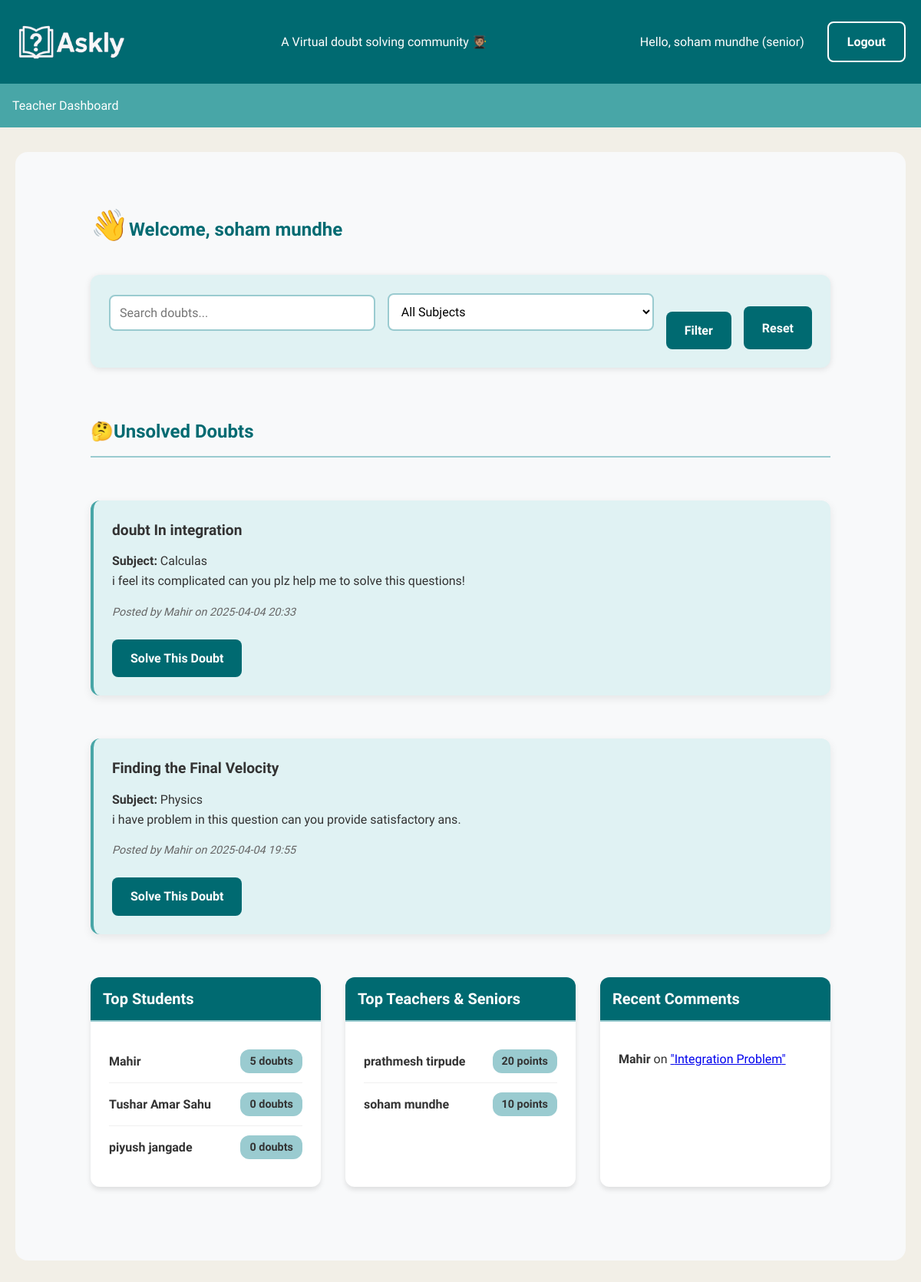
Before: /teacher_dashboard (signed in) with the older database file.
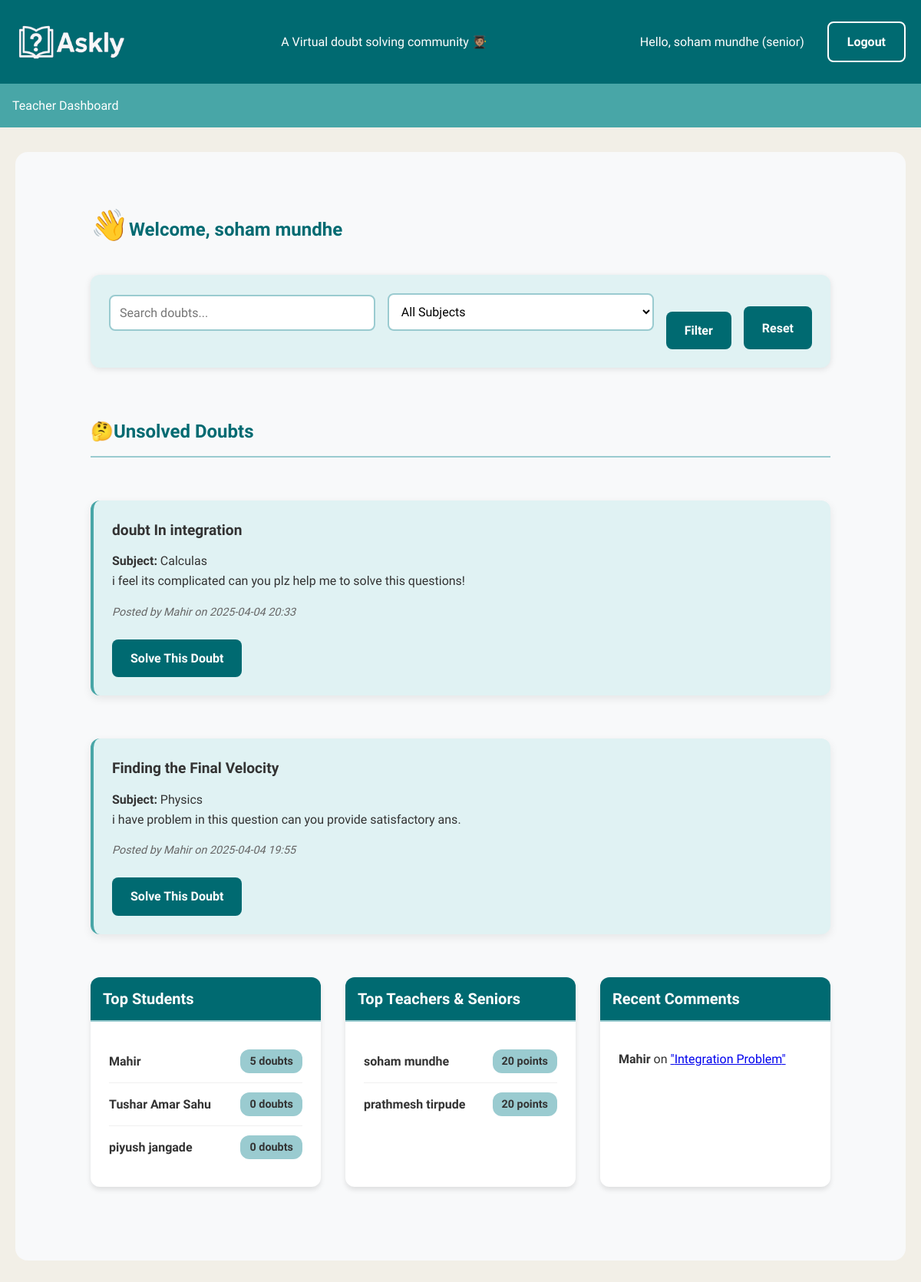
After: the same page with the newer database file.
### app.py (models this page shows, shortened)
class User(db.Model):
    id = db.Column(db.Integer, primary_key=True)
    name = db.Column(db.String(100), nullable=False)
    email = db.Column(db.String(100), unique=True, nullable=False)
    password = db.Column(db.String(100), nullable=False)
    role = db.Column(db.String(20), default='student')  # 'student', 'teacher' or 'senior'
    points = db.Column(db.Integer, default=0)
    doubts_posted = db.Column(db.Integer, default=0)
    doubts = db.relationship('Doubt', backref='author', lazy=True)
    solutions = db.relationship('Solution', backref='solver', lazy=True)
    votes = db.relationship('Vote', backref='voter', lazy=True)
    comments = db.relationship('Comment', backref='commenter', lazy=True)

class Doubt(db.Model):
    id = db.Column(db.Integer, primary_key=True)
    title = db.Column(db.String(200), nullable=False)
    description = db.Column(db.Text, nullable=False)
    subject = db.Column(db.String(50), nullable=False)  # Added subject field
    image_path = db.Column(db.String(300))
    created_at = db.Column(db.DateTime, default=datetime.utcnow)
    user_id = db.Column(db.Integer, db.ForeignKey('user.id'), nullable=False)
    solved = db.Column(db.Boolean, default=False)
    solutions = db.relationship('Solution', backref='doubt', lazy=True)
    comments = db.relationship('Comment', backref='doubt', lazy=True)

class Comment(db.Model):
    id = db.Column(db.Integer, primary_key=True)
    text = db.Column(db.Text, nullable=False)
    created_at = db.Column(db.DateTime, default=datetime.utcnow)
    user_id = db.Column(db.Integer, db.ForeignKey('user.id'), nullable=False)
    doubt_id = db.Column(db.Integer, db.ForeignKey('doubt.id'), nullable=False)

### app.py (the view)
@app.route('/teacher_dashboard')
@role_required(['teacher', 'senior'])
def teacher_dashboard():
    teacher = User.query.get(session['user_id'])
    subject_filter = request.args.get('subject', '')
    search_query = request.args.get('search', '')
    query = Doubt.query.filter_by(solved=False)
    if subject_filter:
        query = query.filter_by(subject=subject_filter)
    if search_query:
        query = query.filter(Doubt.title.contains(search_query) |
               Doubt.description.contains(search_query))
    unsolved_doubts = query.order_by(Doubt.created_at.desc()).all()
    subjects = db.session.query(Doubt.subject).distinct().all()
    subjects = [s[0] for s in subjects]
    teacher_solution_ids = [s.id for s in teacher.solutions]
    recent_comments = Comment.query.join(Doubt).filter(
        Doubt.solutions.any(Solution.id.in_(teacher_solution_ids))
    ).order_by(Comment.created_at.desc()).limit(5).all()
    top_students = User.query.filter_by(role='student').order_by(User.doubts_posted.desc()).limit(5).all()
    top_teachers = User.query.filter(User.role.in_(['teacher', 'senior'])).order_by(User.points.desc()).limit(5).all()
    return render_template('teacher_dashboard.html',
                         unsolved_doubts=unsolved_doubts,
                         subjects=subjects,
                         current_subject=subject_filter,
                         search_query=search_query,
                         teacher=teacher,
                         recent_comments=recent_comments,
                         top_students=top_students,
                         top_teachers=top_teachers)

### app.py (called while the page is built)
def role_required(roles):
    def decorator(f):
        @wraps(f)
        def decorated_function(*args, **kwargs):
            if 'email' not in session:
                flash('Please login to view this page', 'error')
                return redirect(url_for('login'))
            user = User.query.filter_by(email=session['email']).first()
            if user.role not in roles:
                flash('You do not have permission to view this page', 'error')
                return redirect(url_for('dashboard'))
            return f(*args, **kwargs)
        return decorated_function
    return decorator

### templates/teacher_dashboard.html (shortened to what this page needs)
{% extends "base.html" %}
{% block content %}
<div class="teacher-dashboard">
    <div class="dashboard-container">
        <h2 style="color: #006A71;"><span style="font-size: 40px;">👋</span>Welcome, {{ teacher.name }}</h2>
        <div class="filter-section">
            <form method="GET" class="filter-form">
                <div class="form-group">
                    <input type="text" name="search" placeholder="Search doubts..." value="{{ search_query }}">
                </div>
                <div class="form-group">
                    <select name="subject">
                        <option value="">All Subjects</option>
                    </select>
                </div>
                <button type="submit" class="btn">Filter</button>
                <a href="{{ url_for('teacher_dashboard') }}" class=" btn rst-btn ">Reset</a>
            </form>
        </div>
    <h2 class="section-title">🤔Unsolved Doubts</h2>
    {% if unsolved_doubts %}
        {% for doubt in unsolved_doubts %}
        <div class="doubt-card">
            <h4>{{ doubt.title }}</h4>
            <p><strong>Subject:</strong> {{ doubt.subject }}</p>
            <p>{{ doubt.description }}</p>
            <p class="meta">Posted by {{ doubt.author.name }} on {{ doubt.created_at.strftime('%Y-%m-%d %H:%M') }}</p>
            <a href="{{ url_for('solve_doubt', doubt_id=doubt.id) }}" class="btn">Solve This Doubt</a>
        </div>
        {% endfor %}
    {% else %}
        <p class="empty-state">No unsolved doubts at the moment.</p>
    {% endif %}
    <div class="dashboard-row">
        <div class="dashboard-card">
            <div class="card-header">Top Students</div>
            {% for student in top_students %}
            <div class="ranking-item">
                <span class="ranking-name">{{ student.name }}</span>
                <span class="ranking-value">{{ student.doubts_posted }} doubts</span>
            </div>
            {% endfor %}
        </div>
        <div class="dashboard-card">
            <div class="card-header">Top Teachers & Seniors</div>
            {% for teacher in top_teachers %}
            <div class="ranking-item">
                <span class="ranking-name">{{ teacher.name }}</span>
                <span class="ranking-value">{{ teacher.points }} points</span>
            </div>
            {% endfor %}
        </div>
        <div class="dashboard-card">
            <div class="card-header">Recent Comments</div>
            {% for comment in recent_comments %}
            <div class="ranking-item">
                <div>
                    <strong>{{ comment.commenter.name }}</strong> on
                    <a href="{{ url_for('doubt_detail', doubt_id=comment.doubt.id) }}">
                        "{{ comment.doubt.title }}"
                    </a>
                </div>
            </div>
            {% else %}
            <p>No recent comments</p>
            {% endfor %}
        </div>
    </div>
</div>
{% endblock %}

### templates/base.html (shortened to what this page needs)
<!DOCTYPE html>
<html lang="en">
<head>
    <link rel="stylesheet" href="https://cdnjs.cloudflare.com/ajax/libs/font-awesome/6.7.2/css/all.min.css" />
    <link rel="stylesheet" href="{{ url_for('static', filename='style.css') }}">
</head>
<body>
    <header>
        <div class="header-container">
            <img src="{{url_for('static', filename= 'Askly logo main 1.png')}}" alt="Askly Logo" class="logo" style="height: 50px; ">
            <p>A Virtual doubt solving community 🧑🏽‍🎓</p>
            <div class="user-info">
                {% if 'email' in session %}
                    <span>Hello, {{ session.name }} ({{ session.role }})</span>
                    <br><br><br>
                    <a href="{{ url_for('logout') }}" class="logout-btn">Logout</a>
                {% endif %}
            </div>
        </div>
    </header>
    <nav>
        {% if 'email' in session %}
            {% if session.role == 'teacher' or session.role == 'senior' %}
                <a href="{{ url_for('teacher_dashboard') }}">Teacher Dashboard</a>
            {% else %}
                <a href="{{ url_for('dashboard') }}">Dashboard</a>
                <a href="{{ url_for('ask_doubt') }}">Ask Doubt</a>
                <a href="{{ url_for('dobby') }}">Ask Dobby</a>
                <a href="{{ url_for('student_community') }}">Your Friends</a>
            {% endif %}
        {% endif %}
    </nav>
    <main>
        {% block content %}{% endblock %}
    </main>
</body>

Changed rows visible on the page:
changed User "soham mundhe": points "10" → "20"; moves up the list
